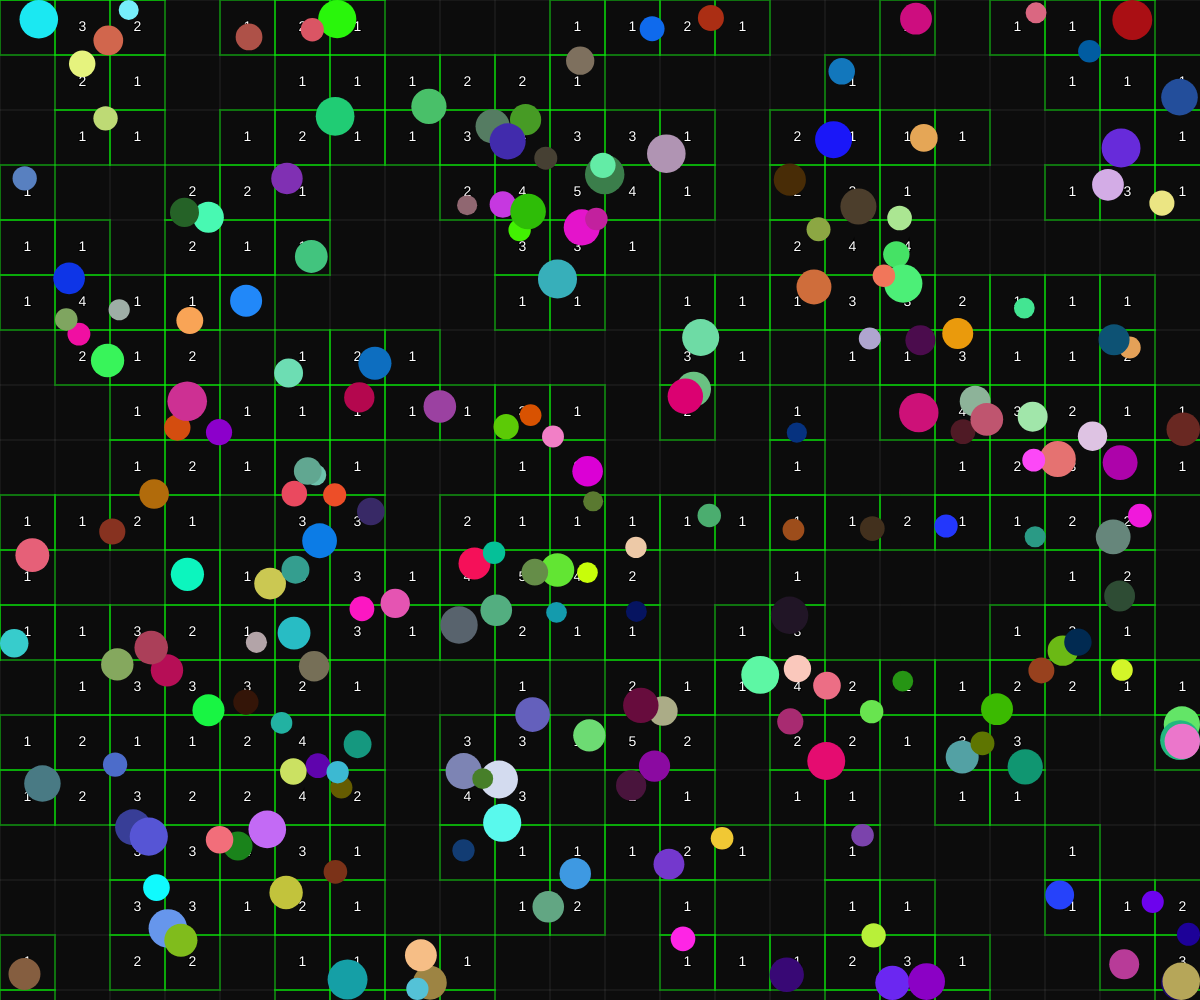
Frame 1 (no input)
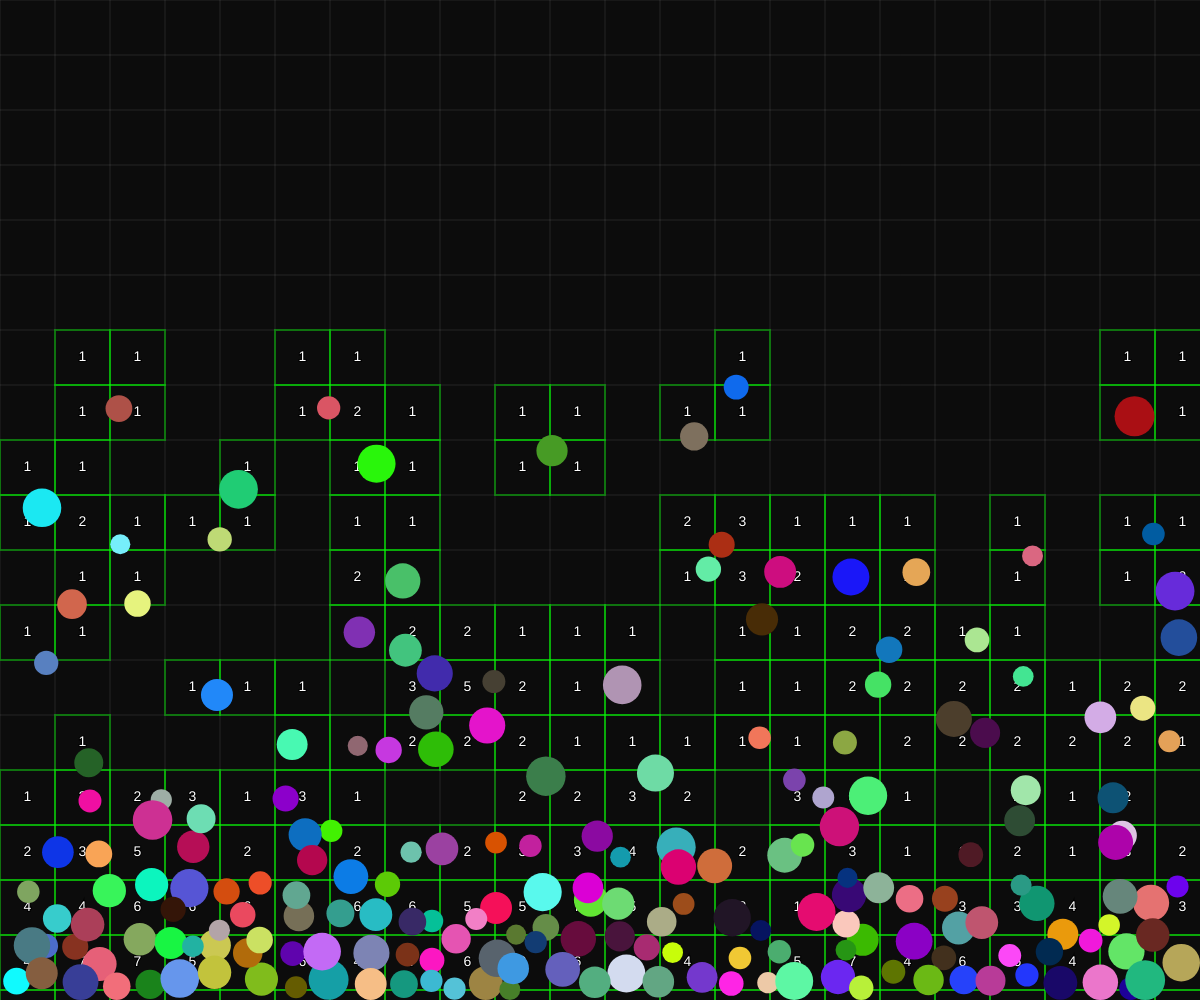
Frame 60 (no input)
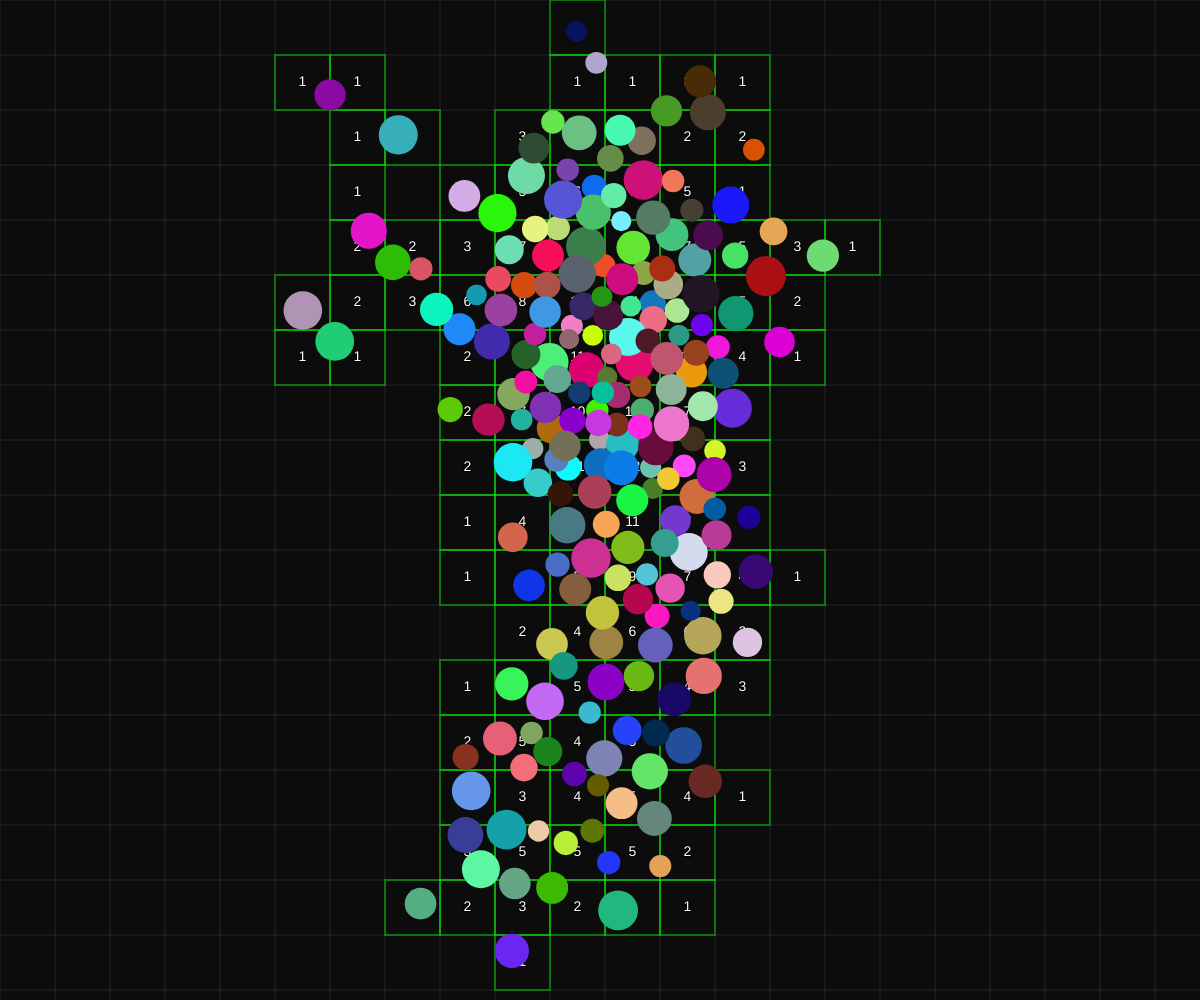
Frame 120 (the mouse pressed at the canvas centre since frame 60)

The p5.js sketch that drew these frames (run headless with seeded random() and noise() and a simulated clock; from frame 60 on, the mouse is pressed at the canvas centre):

// p5.js sketch
// ── sketch.js
/// <reference path="../libraries/p5/global.d.ts" />

const GRAVITY = { x: 0, y: 9.81 };
const TIME_SCALE = 1.0;
const SUB_STEPS = 1;
const WALL_RESTITUTION = 0.9;

const BALL_SIZE_MIN = 10;
const BALL_SIZE_MAX = 20;
const BALL_COUNT = 200;
const PART_SIZE = 55;

const DEBUG = {
    showGrid: true,
    showCellCounts: true,
    showVelocityLines: false,
    showBallCells: true,
    showBallIds: false
}

class Ball {
    constructor(position, velocity, radius, mass, color) {
        this.position = position || createVector(0, 0);
        this.velocity = velocity || createVector(0, 0);
        this.radius = radius || 50;
        this.mass = mass || 1;
        this.color = color || createVector(255, 255, 255);
        this.id = null;
    }

    move(ts) {
        // Apply Gravity
        let acceleration = createVector(GRAVITY.x, GRAVITY.y);
        this.velocity.add(p5.Vector.mult(acceleration, ts));
        this.position.add(p5.Vector.mult(this.velocity, ts));
    }

    handleEdgeCollisions(width, height) {
        // Check collisions with canvas edges and adjust velocity
        if (this.position.y + this.radius > height) {
            this.position.y = height - this.radius;
            this.velocity.y *= -WALL_RESTITUTION;
        }
        if (this.position.x + this.radius > width) {
            this.position.x = width - this.radius;
            this.velocity.x *= -WALL_RESTITUTION;
        }
        if (this.position.x - this.radius < 0) {
            this.position.x = this.radius;
            this.velocity.x *= -WALL_RESTITUTION;
        }
        if (this.position.y - this.radius < 0) {
            this.position.y = this.radius;
            this.velocity.y *= -WALL_RESTITUTION;
        }
    }

    draw() {
        fill(this.color.x, this.color.y, this.color.z);
        strokeWeight(0);
        stroke(color(255));
        circle(this.position.x, this.position.y, 2 * this.radius);

        if (DEBUG.showVelocityVectors) {
            stroke(0, 255, 0);
            strokeWeight(2);
            let velEnd = p5.Vector.add(this.position, p5.Vector.mult(this.velocity, 2));
            line(this.position.x, this.position.y, velEnd.x, velEnd.y);
        }

        if (DEBUG.showBallIds) {
            fill(255);
            stroke(0);
            strokeWeight(2);
            textAlign(CENTER, CENTER);
            textSize(8);
            text(this.id, this.position.x, this.position.y);
        }
    }
}

let partitions = {};
let balls = [];

function getCellIndices(position, radius) {
    // Get all cells that the ball might overlap with
    const minX = Math.floor((position.x - radius) / PART_SIZE);
    const maxX = Math.floor((position.x + radius) / PART_SIZE);
    const minY = Math.floor((position.y - radius) / PART_SIZE);
    const maxY = Math.floor((position.y + radius) / PART_SIZE);

    const indices = [];
    for (let x = minX; x <= maxX; x++) {
        for (let y = minY; y <= maxY; y++) {
            indices.push(`${x},${y}`);
        }
    }
    return indices;
}

function assignToGrid(balls) {
    partitions = {};
    balls.forEach(ball => {
        // Assign ball to all cells it might overlap
        const indices = getCellIndices(ball.position, ball.radius);
        indices.forEach(index => {
            if (!partitions[index]) {
                partitions[index] = [];
            }
            partitions[index].push(ball);
        });
    });
}

function resolveCollision(ball1, ball2) {
    // Find distance between balls
    let dir = p5.Vector.sub(ball2.position, ball1.position);
    let dist = dir.mag();
    let minDist = ball1.radius + ball2.radius;

    if (dist <= minDist && dist > 0) {
        let nor = dir.copy().normalize();

        // Correction
        let overlap = (minDist - dist) / 2;
        let correction = p5.Vector.mult(nor, overlap);
        ball1.position.sub(correction);
        ball2.position.add(correction);

        // Relative Velocity
        let relVel = p5.Vector.sub(ball2.velocity, ball1.velocity);
        let velAlongNormal = p5.Vector.dot(relVel, nor);

        if (velAlongNormal > 0) {
            return;
        }

        // Apply Impulse
        let e = 0.8;
        let j = -(1 + e) * velAlongNormal;
        j /= 1 / ball1.mass + 1 / ball2.mass;

        let impulse = p5.Vector.mult(nor, j);
        ball1.velocity.sub(p5.Vector.div(impulse, ball1.mass));
        ball2.velocity.add(p5.Vector.div(impulse, ball2.mass));
    }
}

function checkCollisions(partitions) {
    let checkedPairs = new Set();

    for (let cellKey in partitions) {
        let cell = partitions[cellKey];

        // Check collisions within the same cell
        for (let i = 0; i < cell.length; i++) {
            for (let j = i + 1; j < cell.length; j++) {
                let pair = [cell[i], cell[j]].sort((a, b) => a.id - b.id);
                let pairKey = `${pair[0].id}-${pair[1].id}`;

                if (!checkedPairs.has(pairKey)) {
                    checkedPairs.add(pairKey);
                    resolveCollision(cell[i], cell[j]);
                }
            }
        }
    }
}

function drawDebugGrid() {
    if (!DEBUG.showGrid) return;

    stroke(255, 255 / 10);
    strokeWeight(1);
    for (let x = 0; x < width; x += PART_SIZE) {
        line(x, 0, x, height);
    }
    for (let y = 0; y < height; y += PART_SIZE) {
        line(0, y, width, y);
    }

    for (let cellKey in partitions) {
        let [cellX, cellY] = cellKey.split(',').map(Number);
        let cell = partitions[cellKey];
        let centerX = cellX * PART_SIZE + PART_SIZE / 2;
        let centerY = cellY * PART_SIZE + PART_SIZE / 2;

        // Draw cell count
        if (DEBUG.showCellCounts) {
            let ballCount = cell.length;
            fill(255);
            stroke(0);
            strokeWeight(2);
            textAlign(CENTER, CENTER);
            textSize(14);
            text(ballCount, centerX, centerY);
        }

        // Color code cells based on ball count
        if (DEBUG.showBallCells) {
            noFill();
            let ballCount = cell.length;
            let sqrCol = lerp(0, 255, ballCount / BALL_COUNT);
            stroke(sqrCol, 255 - sqrCol, 0, 100);
            strokeWeight(2);
            rect(cellX * PART_SIZE, cellY * PART_SIZE, PART_SIZE, PART_SIZE);
        }
    }
}

function setup() {
    createCanvas(windowWidth, windowHeight);

    for (let i = 0; i < BALL_COUNT; i++) {
        let ball = new Ball(
            createVector(random(width), random(height)),
            createVector(random(-15, 15), random(-15, 15)),
            random(BALL_SIZE_MIN, BALL_SIZE_MAX),
            1,
            createVector(random(255), random(255), random(255))
        );
        ball.id = i;
        balls.push(ball);
    }
}

function draw() {
    const ts = (deltaTime / 100) * TIME_SCALE / SUB_STEPS;

    background(12);

    if (mouseIsPressed) {
        let mousePos = createVector(mouseX, mouseY);
        balls.forEach(ball => {
            let direction = p5.Vector.sub(mousePos, ball.position);
            direction.normalize();
            direction.mult(5.0);
            ball.velocity.add(direction);
        });
    }

    assignToGrid(balls);
    drawDebugGrid();

    // Draw Balls
    balls.forEach(ball => {
        ball.move(ts);
        ball.handleEdgeCollisions(width, height);
        ball.draw();
    });

    // Check Collisions
    checkCollisions(partitions);
}

function lerp(start, end, t) {
    return start * (1 - t) + end * t;
}
// ── style.css
html,
body {
  margin: 0;
  padding: 0;
}

canvas {
  display: block;
}

/* UI Container */
#ui {
  position: absolute;
  top: 10px;
  left: 10px;
  z-index: 1000;
  pointer-events: auto;
}

/* Debug Options Container */
#debugOptions {
  display: flex;
  flex-direction: column;
  background-color: rgba(255, 255, 255, 0.8);
  padding: 5px;
  border-radius: 4px;
}

#debugOptions h3 {
  margin: 0;
}

#debugOptions .separator {
  height: 1px;
  background-color: #000000;
  margin: 5px 0;
  width: 100%;
}

#debugOptions label {
  display: flex;
  cursor: pointer;
}

/* Reset button styling */
#resetBtn {
  background: #c94e4e;
  color: white;
  border: none;
  border-radius: 4px;
  padding: 8px 15px;
  cursor: pointer;
  font-size: 14px;
  margin-top: 10px;
  width: 100%;
}
